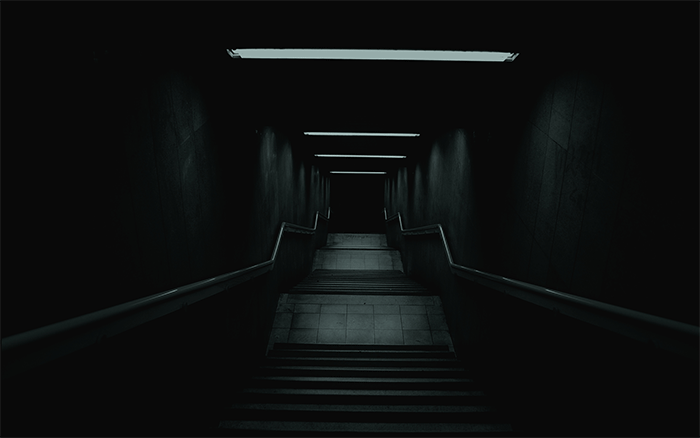
#> input picture Complementar/Equalização de Histograma/Escadas-small.png, 700 x 438 px
$ python eqHistogramaTeste01.py
#> lines starting #> are read from the running program, lines starting #| are printed output that depends on the picture
### Complementar/src/navFunc/calcHist.py
def calcHist (Image):
    ### Imports
    import numpy as np
    import matplotlib.pyplot as plt
    import math as m
    import navFunc as nf

    # Load image into numpy matrix

    A = Image

    size = nf.structtype()
    size.A = nf.structtype()
    size.A.lin, size.A.col = A.shape

    #################### Calculate Histogram
    ## Pre-setes:
    if A.dtype == 'uint8':
        #buffer = np.linspace(0, 255, num = 2**8)
        #buffer = np.zeros((A.max()+1) - (A.min()))
        buffer = np.zeros((256))

    ## Read the intire matrix element-by-element:

    for j in range((0), size.A.lin):
        for k in range((0), size.A.col):

            buffer[(A[j, k])] += 1


    print('################################')
    print('Process finished')
    print('Histogram has been calculated')
    print('################################')

    return buffer

### Complementar/src/navFunc/eqHist.py
def eqHist (Image):
    ### Imports
    import numpy as np
    import matplotlib.pyplot as plt
    import math as m
    import navFunc as nf

    A = Image

    size = nf.structtype()
    size.A = nf.structtype()
    size.A.lin, size.A.col = A.shape

    #################### Equalize Histogram
    ## Pre-sets:

    newA = np.zeros((size.A.lin, size.A.col))

    for j in range((0), size.A.lin):
        for k in range((0), size.A.col):
            newA[j, k] = np.ceil(255*(
                         (A[j, k] - A.min()) /
                         (A.max() - A.min())))

    newImage = np.uint8(newA)

    print('################################')
    print('Process finished')
    print('Histogram has been equalized')
    print('################################')

    return newImage

### Complementar/Equalização de Histograma/eqHistogramaTeste01.py
##########################################################################################
##########################################################################################
############################################# PDI ########################################
##########################################################################################
# Just opne imagem using cv2, matplotlib e cv2
#
# Navar M M N
# 02-10-2016
##########################################################################################
##########################################################################################
# Load necessary(or not) modules
import cv2
import numpy as np
import matplotlib.pyplot as plt
import math as m
import navFunc as nf
from navFunc.cls import cls

##########################################################################################
#### Open imagem:
img = cv2.imread('Escadas-small.png', cv2.IMREAD_GRAYSCALE)
#> img: shape (438, 700); min 1, max 211, mean 14.4
#img = cv2.imread('example.png', cv2.IMREAD_GRAYSCALE)

    ##### Pre-sets #######################################################################
    # Load image into numpy matrix
Filter = nf.structtype()                # Cria variavel do tipo struct (similar ao matlab)

Filter.img = np.array(img)

Filter.imgSize = nf.structtype()
Filter.imgSize.lin, Filter.imgSize.col = Filter.img.shape

#############################################################################################
########### Method apllication:

Hist = nf.calcHist(Filter.img)
#> Hist = 256 values, max 198252 at index 9, min 0 at index 0, mean 1197.7

newImage = nf.eqHist(Filter.img)
#> after the loop in eqHist, `for j in range((0), size.A.lin):`:
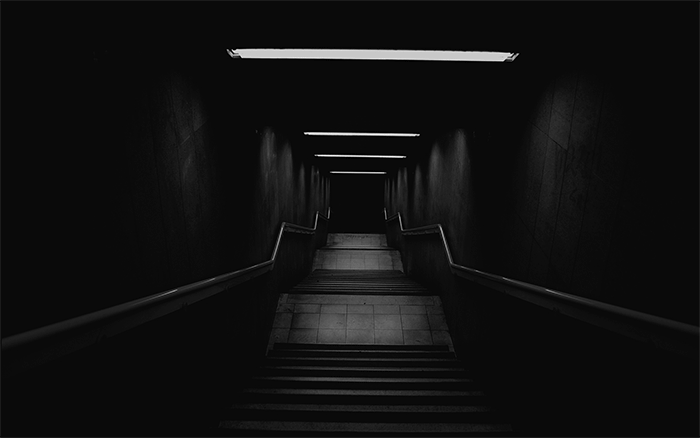
#> newA: shape (438, 700) float64; min 0, max 255, mean 16.6
newHist = nf.calcHist(newImage)
#> newHist = 256 values, max 198252 at index 10, min 0 at index 1, mean 1197.7

#############################################################################################
########## Plot images:

########## Using matplotlib #################
'''
plt.figure(1)

plt.subplot(121), plt.stem(Hist)
plt.subplot(121).set_title('Histograma original')
plt.subplot(122), plt.stem(newHist)
plt.subplot(122).set_title('Histograma equalizado')

plt.figure(2)
plt.subplot(121), plt.imshow(img, vmin=0, vmax=255, cmap='gray')
#plt.subplot(121), plt.imshow(img, vmin=img.min(), vmax=img.max(), cmap='gray')
plt.subplot(121).set_title('Imagem original')
plt.subplot(122), plt.imshow(newImage, vmin=newImage.min(), vmax=newImage.max(), cmap='gray')
plt.subplot(122).set_title('Imagem equalizada')

plt.show()

plt.figure(3)
plt.imshow(img, 'gray')
'''
########## Using matplotlib #################


cv2.namedWindow('image 1')
cv2.imshow('image 1', img)
cv2.namedWindow('image 2')
cv2.imshow('image 2', newImage)
cv2.waitKey(0)
cv2.destroyAllWindows()
